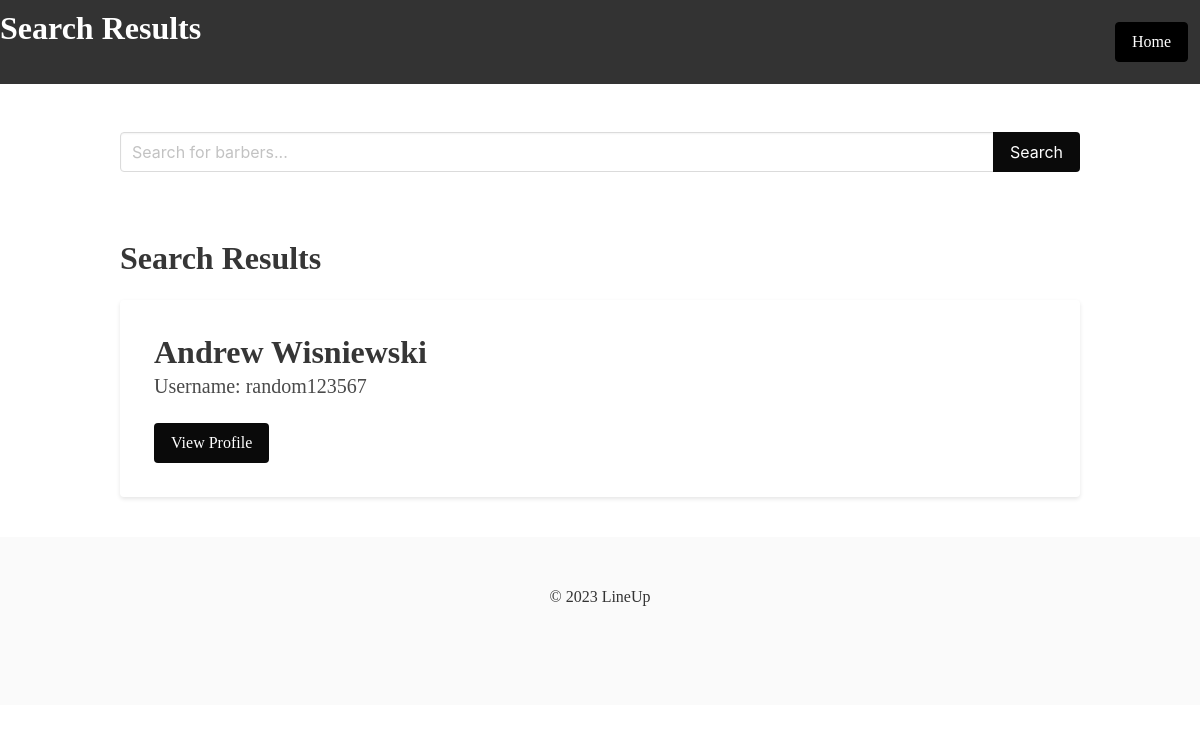
The page /search-barbers/ on the database as committed earlier.
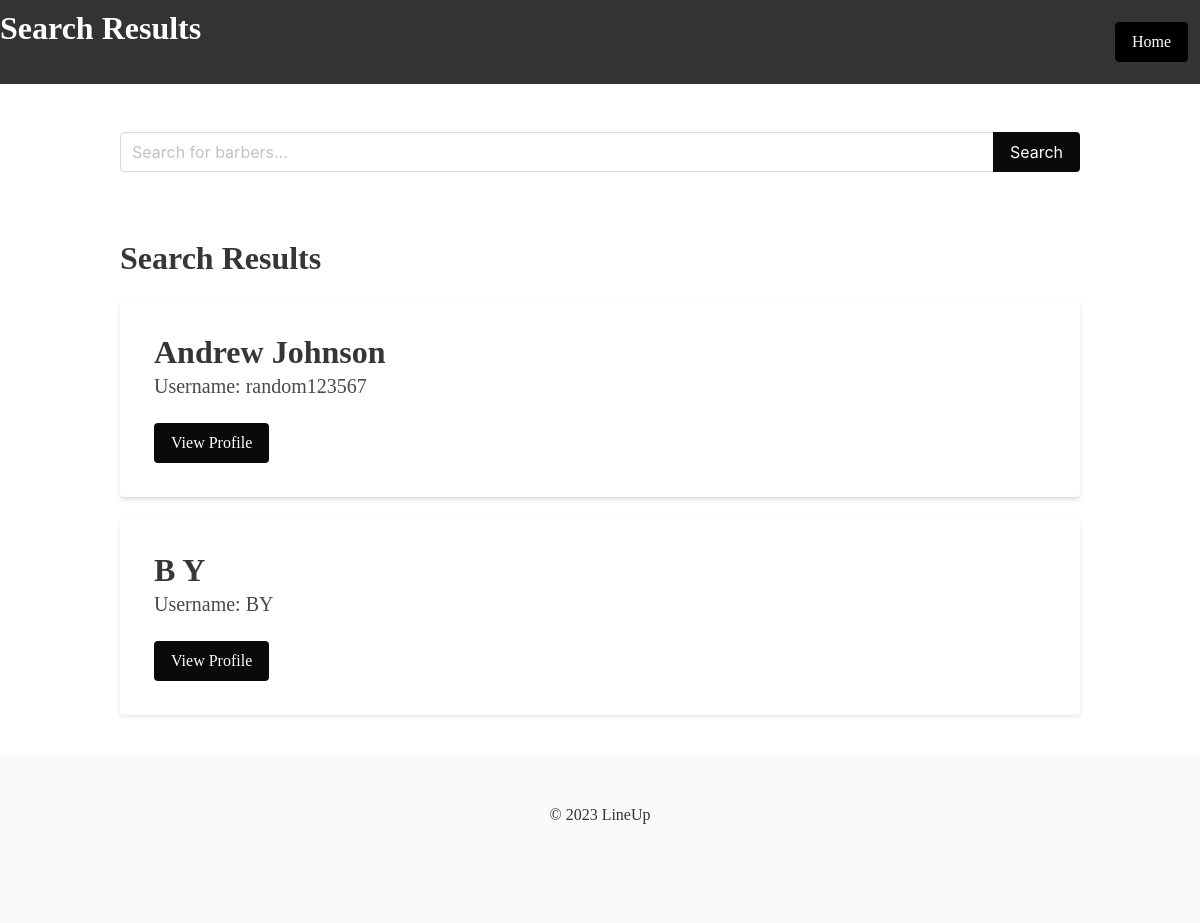
The same page on the database as committed later.
### LineUp/Barber/models.py (models this page shows, shortened)
class Barber(models.Model):
    user = models.OneToOneField(User, on_delete=models.CASCADE, primary_key=True)
    work_start_time = models.TimeField(default=time(9, 0))  # Default to 9:00 AM
    work_end_time = models.TimeField(default=time(17, 0))   # Default to 5:00 PM
    affiliation_code = models.CharField(max_length=10, blank=True, null=True)

class User(AbstractUser):
    is_customer = models.BooleanField(default=False)
    is_barber = models.BooleanField(default=False)
    is_owner = models.BooleanField(default=False)
    email = models.EmailField(unique=True)
    profile_pic = models.ImageField(upload_to='uploads/', default='images/PIC_0102.JPG')
    first_name = models.CharField(max_length=30, blank=True)
    last_name = models.CharField(max_length=30, blank=True)
    phone_num = models.CharField(max_length=12, blank=True)
    slug = AutoSlugField(populate_from='username', unique=True)

### LineUp/Barber/views.py (the view)
# urls.py: path('search-barbers/', views.search_barbers, name='search_barbers'),
def search_barbers(request):
    query = request.GET.get('query', '')
    if query:
        barbers = Barber.objects.filter(user__username__icontains=query)
    else:
        barbers = Barber.objects.all()
    context = {
        'barbers': barbers,
        'query': query  # Include the query in the context to display it in the search bar
    }
    return render(request, 'Barber/search_template.html', context)

### LineUp/Barber/templates/Barber/search_template.html (shortened to what this page needs)
<!DOCTYPE html>
<html lang="en">
<head>
    <link rel="stylesheet" href="https://cdn.jsdelivr.net/npm/bulma@0.9.3/css/bulma.min.css">
</head>
<body>
    <nav class="navbar">
        <div class="container">
            <h1 class="title has-text-white">Search Results</h1>
        </div>
        <div class="column has-text-right">
            <a href="{% url 'index' %}" class="button">Home</a>
        </div>
    </nav>
    <section class="section">
        <div class="container">
            <form action="{% url 'search_barbers' %}" method="get">
                <div class="field has-addons">
                    <div class="control is-expanded">
                        <input class="input" type="text" name="query" value="{{ query }}" placeholder="Search for barbers...">
                    </div>
                    <div class="control">
                        <button class="button is-black" type="submit">Search</button>
                    </div>
                </div>
            </form>
        </div>
    </section>
    <section class="search-results">
        <div class="container">
            <h1 class="title">Search Results</h1>
            {% if barbers %}
                {% for barber in barbers %}
                    <div class="card search-item">
                        <div class="card-content">
                            <p class="title">{{ barber.user.get_full_name }}</p>
                            <p class="subtitle">Username: {{ barber.user.username }}</p>
                            <a href="{% url 'barberProfileView' slug=barber.user.slug %}" class="button is-black">View Profile</a>
                        </div>
                    </div>
                {% endfor %}
            {% else %}
                <p>No barbers found for your query.</p>
            {% endif %}
        </div>
    </section>
    <footer class="footer">
        <div class="content has-text-centered">
            <p>&copy; 2023 LineUp</p>
        </div>
    </footer>
</body>
</html>

Rows that differ between the two databases and show on the page:
changed through a linked row, Barber "random123567": user.get_full_name "Andrew Wisniewski" → "Andrew Johnson"
added Barber: user.get_full_name "B Y", user.username "BY"
